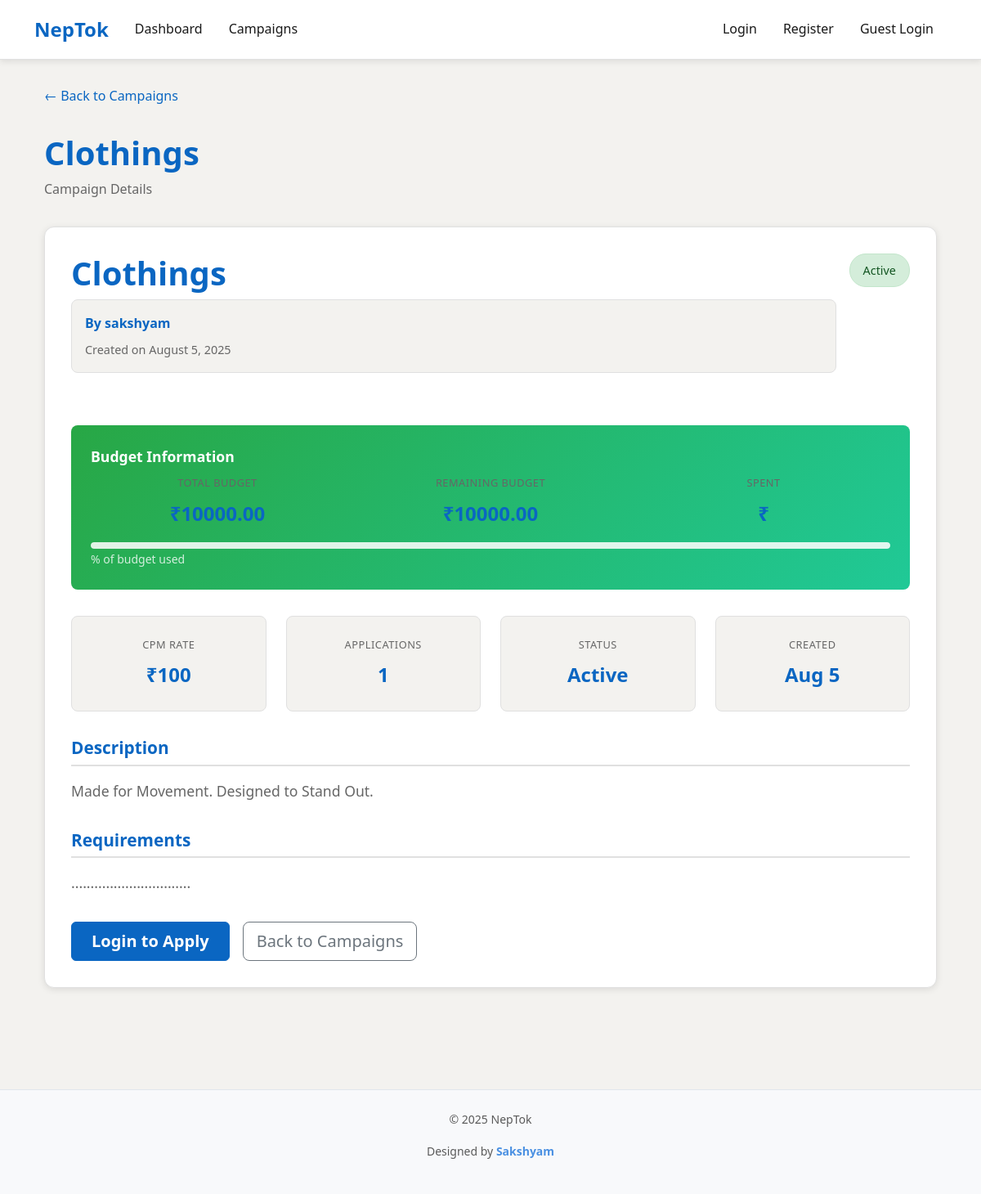
The page /campaign/2/ on the database its author committed.
### main/models.py (models this page shows, shortened)
class Campaign(models.Model):
    STATUS_CHOICES = [
        ('active', 'Active'),
        ('paused', 'Paused'),
        ('completed', 'Completed'),
        ('draft', 'Draft'),
    ]
    advertiser = models.ForeignKey(UserProfile, on_delete=models.CASCADE, related_name='campaigns')
    title = models.CharField(max_length=200)
    description = models.TextField()
    requirements = models.TextField()
    budget = models.DecimalField(max_digits=10, decimal_places=2)
    status = models.CharField(max_length=20, choices=STATUS_CHOICES, default='draft')
    is_public = models.BooleanField(default=True)
    created_at = models.DateTimeField(auto_now_add=True)
    updated_at = models.DateTimeField(auto_now=True)
    def get_applications_count(self):
        return self.applications.count()
    def get_remaining_budget(self):
        total_spent = self.applications.filter(status='approved').aggregate(
            total=models.Sum('earnings')
        )['total'] or Decimal('0.00')
        return self.budget - total_spent

class UserProfile(models.Model):
    USER_TYPES = [
        ('advertiser', 'Advertiser'),
        ('creator', 'Creator'),
        ('guest', 'Guest'),
    ]
    user = models.OneToOneField(User, on_delete=models.CASCADE)
    user_type = models.CharField(max_length=20, choices=USER_TYPES, default='guest')
    bio = models.TextField(blank=True, null=True)
    tiktok_handle = models.CharField(max_length=100, blank=True, null=True)
    total_views = models.IntegerField(default=0)
    total_earnings = models.DecimalField(max_digits=10, decimal_places=2, default=0.00)
    created_at = models.DateTimeField(auto_now_add=True)
    updated_at = models.DateTimeField(auto_now=True)

### main/views.py (the view)
# urls.py: path('campaign/<int:campaign_id>/', views.campaign_detail, name='campaign_detail'),
def campaign_detail(request, campaign_id):
    campaign = get_object_or_404(Campaign, id=campaign_id, is_public=True)
    user_profile = None
    if request.user.is_authenticated:
        try:
            user_profile = request.user.userprofile
        except UserProfile.DoesNotExist:
            pass
    context = {
        'campaign': campaign,
        'user_profile': user_profile,
        'is_guest': request.session.get('guest_mode', False)
    }
    return render(request, 'main/campaign_detail.html', context)

### main/templates/main/campaign_detail.html (shortened to what this page needs)
{% extends 'main/base.html' %}
{% block content %}
<div class="container">
    <a href="{% url 'campaigns' %}" class="back-link">
        ← Back to Campaigns
    </a>
    <div class="campaign-detail-header">
        <h1 class="campaign-title">{{ campaign.title }}</h1>
        <p class="campaign-subtitle">Campaign Details</p>
    </div>
    <div class="campaign-detail-card">
        <div class="campaign-header">
            <div class="campaign-title-section">
                <h2 class="campaign-title">{{ campaign.title }}</h2>
                <div class="advertiser-info">
                    <div class="advertiser-name">By {{ campaign.advertiser.user.username }}</div>
                    <div class="campaign-date">Created on {{ campaign.created_at|date:"F j, Y" }}</div>
                </div>
            </div>
            <span class="campaign-status">{{ campaign.status }}</span>
        </div>
        <div class="budget-info">
            <div class="budget-title">Budget Information</div>
            <div class="row">
                <div class="col-md-4">
                    <div class="meta-item" style="background: transparent; border: none; padding: 0;">
                        <div class="meta-label">Total Budget</div>
                        <div class="meta-value">₹{{ campaign.budget }}</div>
                    </div>
                </div>
                <div class="col-md-4">
                    <div class="meta-item" style="background: transparent; border: none; padding: 0;">
                        <div class="meta-label">Remaining Budget</div>
                        <div class="meta-value">₹{{ campaign.get_remaining_budget }}</div>
                    </div>
                </div>
                <div class="col-md-4">
                    <div class="meta-item" style="background: transparent; border: none; padding: 0;">
                        <div class="meta-label">Spent</div>
                        <div class="meta-value">₹{{ campaign.budget|add:"-"|add:campaign.get_remaining_budget }}</div>
                    </div>
                </div>
            </div>
            <div class="budget-progress">
                {% widthratio campaign.budget|add:"-"|add:campaign.get_remaining_budget campaign.budget 100 as spent_percentage %}
                <div class="progress-bar">
                    <div class="progress-fill" style="width: {{ spent_percentage }}%"></div>
                </div>
                <small style="opacity: 0.8;">{{ spent_percentage }}% of budget used</small>
            </div>
        </div>
        <div class="campaign-meta-grid">
            <div class="meta-item">
                <div class="meta-label">CPM Rate</div>
                                        <div class="meta-value">₹100</div>
            </div>
            <div class="meta-item">
                <div class="meta-label">Applications</div>
                <div class="meta-value">{{ campaign.get_applications_count }}</div>
            </div>
            <div class="meta-item">
                <div class="meta-label">Status</div>
                <div class="meta-value">{{ campaign.status|title }}</div>
            </div>
            <div class="meta-item">
                <div class="meta-label">Created</div>
                <div class="meta-value">{{ campaign.created_at|date:"M j" }}</div>
            </div>
        </div>
        <div class="campaign-section">
            <h3 class="section-title">Description</h3>
            <div class="section-content">
                {{ campaign.description|linebreaks }}
            </div>
        </div>
        <div class="campaign-section">
            <h3 class="section-title">Requirements</h3>
            <div class="section-content">
                {{ campaign.requirements|linebreaks }}
            </div>
        </div>
        <div class="campaign-actions">
            {% if user_profile and user_profile.user_type == 'creator' %}
                <a href="{% url 'apply_campaign' campaign.id %}" class="btn btn-primary btn-lg">Apply Now</a>
            {% elif is_guest %}
                <a href="{% url 'register' %}" class="btn btn-primary btn-lg">Sign Up to Apply</a>
            {% elif not user_profile %}
                <a href="{% url 'login' %}" class="btn btn-primary btn-lg">Login to Apply</a>
            {% else %}
                <a href="{% url 'register' %}" class="btn btn-primary btn-lg">Create Creator Account</a>
            {% endif %}
            <a href="{% url 'campaigns' %}" class="btn btn-outline-secondary btn-lg">Back to Campaigns</a>
        </div>
    </div>
</div>
{% endblock %}

### main/templates/main/base.html (shortened to what this page needs)
<!DOCTYPE html>
<html lang="en">
<head>
    <link href="https://cdn.jsdelivr.net/npm/bootstrap@5.3.0/dist/css/bootstrap.min.css" rel="stylesheet">
</head>
<body>
    <nav class="navbar navbar-expand-lg">
        <div class="container">
            <a class="navbar-brand" href="{% url 'home' %}">NepTok</a>
            <div class="collapse navbar-collapse" id="navbarNav">
                <ul class="navbar-nav me-auto">
                    <li class="nav-item">
                        <a class="nav-link" href="{% url 'dashboard' %}">Dashboard</a>
                    </li>
                    <li class="nav-item">
                        <a class="nav-link" href="{% url 'campaigns' %}">Campaigns</a>
                    </li>
                </ul>
                <ul class="navbar-nav">
                    {% if user.is_authenticated %}
                        <li class="nav-item dropdown">
                            <a class="nav-link dropdown-toggle" href="#" id="navbarDropdown" role="button" data-bs-toggle="dropdown">
                                {{ user.username }}
                            </a>
                            <ul class="dropdown-menu">
                                <li><a class="dropdown-item" href="{% url 'dashboard' %}">Dashboard</a></li>
                                <li><hr class="dropdown-divider"></li>
                                <li><a class="dropdown-item" href="{% url 'logout' %}">Logout</a></li>
                            </ul>
                        </li>
                    {% else %}
                        <li class="nav-item">
                            <a class="nav-link" href="{% url 'login' %}">Login</a>
                        </li>
                        <li class="nav-item">
                            <a class="nav-link" href="{% url 'register' %}">Register</a>
                        </li>
                        <li class="nav-item">
                            <a class="nav-link" href="{% url 'guest_login' %}">Guest Login</a>
                        </li>
                    {% endif %}
                </ul>
            </div>
        </div>
    </nav>
    <div class="main-content">
        <div class="container">
            {% block content %}
            {% endblock %}
        </div>
    </div>
    <footer class="neptok-footer">
  <div class="footer-container">
    <p>&copy; 2025 NepTok</p>
    <p>Designed by <span class="designer-name">Sakshyam</span></p>
  </div>
</footer>
</body>
</html>

### main/templates/main/base.html (style rules this page uses)
:root { --bg-primary: #f3f2ef; --bg-secondary: #ffffff; --text-primary: #191919; --text-secondary: #666666; --accent-color: #0a66c2; --border-color: #e0e0e0; --hover-bg: #f8f9fa; --shadow: 0 2px 8px rgba(0,0,0,0.1); --shadow-hover: 0 4px 12px rgba(0,0,0,0.15); }
body { background-color: var(--bg-primary); color: var(--text-primary); font-family: "Segoe UI", "Helvetica Neue", "System UI", -apple-system, BlinkMacSystemFont, sans-serif; line-height: 1.6; }
.navbar { background-color: var(--bg-secondary) !important; border-bottom: 1px solid var(--border-color); box-shadow: var(--shadow); padding: 0.75rem 0; }
.navbar-brand { color: var(--accent-color) !important; font-weight: 600; font-size: 1.5rem; }
.navbar-nav .nav-link { color: var(--text-primary) !important; font-weight: 500; padding: 0.5rem 1rem !important; border-radius: 6px; transition: all 0.2s ease; }
.btn-primary { background-color: var(--accent-color); border-color: var(--accent-color); color: white; font-weight: 600; border-radius: 6px; padding: 0.5rem 1.5rem; transition: all 0.2s ease; }
.main-content { min-height: calc(100vh - 200px); padding: 2rem 0; }
.neptok-footer { background-color: #f8f9fb; color: #5a5a5a; font-size: 14px; text-align: center; padding: 25px 10px; border-top: 1px solid #e0e6ed; margin-top: 60px; }
.footer-container { max-width: 1200px; margin: 0 auto; }
.neptok-footer .designer-name { color: #4a90e2; font-weight: 600; }

### main/templates/main/campaign_detail.html (style rules this page uses)
.campaign-detail-header { margin-bottom: 2rem; }
.campaign-title { color: var(--accent-color); font-size: 2.5rem; font-weight: bold; margin-bottom: 0.5rem; }
.campaign-subtitle { color: var(--text-secondary); font-weight: 500; }
.campaign-detail-card { background: var(--bg-secondary); border: 1px solid var(--border-color); border-radius: 12px; padding: 2rem; margin-bottom: 2rem; box-shadow: var(--shadow); }
.campaign-header { display: flex; justify-content: space-between; align-items: flex-start; margin-bottom: 2rem; flex-wrap: wrap; gap: 1rem; }
.campaign-title-section { flex: 1; min-width: 300px; }
.campaign-status { padding: 0.5rem 1rem; border-radius: 20px; font-size: 0.9rem; font-weight: 500; background-color: #d4edda; color: #155724; border: 1px solid #c3e6cb; text-transform: capitalize; }
.campaign-meta-grid { display: grid; grid-template-columns: repeat(auto-fit, minmax(200px, 1fr)); gap: 1.5rem; margin-bottom: 2rem; }
.meta-item { background: var(--bg-primary); border: 1px solid var(--border-color); border-radius: 8px; padding: 1.5rem; text-align: center; }
.meta-label { font-size: 0.8rem; color: var(--text-secondary); text-transform: uppercase; letter-spacing: 0.5px; font-weight: 500; margin-bottom: 0.5rem; }
.meta-value { font-size: 1.5rem; font-weight: bold; color: var(--accent-color); }
.budget-info { background: linear-gradient(135deg, #28a745 0%, #20c997 100%); color: white; border-radius: 8px; padding: 1.5rem; margin-bottom: 2rem; }
.budget-title { font-size: 1.1rem; font-weight: bold; margin-bottom: 0.5rem; }
.budget-progress { margin-top: 1rem; }
.progress-bar { height: 8px; background: rgba(255, 255, 255, 0.3); border-radius: 4px; overflow: hidden; }
.progress-fill { height: 100%; background: rgba(255, 255, 255, 0.8); border-radius: 4px; transition: width 0.3s ease; }
.campaign-section { margin-bottom: 2rem; }
.section-title { color: var(--accent-color); font-weight: bold; font-size: 1.3rem; margin-bottom: 1rem; border-bottom: 2px solid var(--border-color); padding-bottom: 0.5rem; }
.section-content { color: var(--text-secondary); line-height: 1.7; font-size: 1.1rem; }
.campaign-actions { display: flex; gap: 1rem; flex-wrap: wrap; margin-top: 2rem; }
.back-link { color: var(--accent-color); text-decoration: none; font-weight: 500; display: inline-flex; align-items: center; gap: 0.5rem; margin-bottom: 2rem; }
.advertiser-info { background: var(--bg-primary); border: 1px solid var(--border-color); border-radius: 8px; padding: 1rem; margin-bottom: 2rem; }
.advertiser-name { color: var(--accent-color); font-weight: bold; margin-bottom: 0.5rem; }
.campaign-date { color: var(--text-secondary); font-size: 0.9rem; }

### rows shown on the page
Campaign: title "Clothings", advertiser.user.username "sakshyam", created_at "August 5, 2025", status "Active", budget "10000.00", get_remaining_budget "10000.00", get_applications_count "1", created_at "Aug 5", description "Made for Movement. Designed to Stand Out.", requirements "..............................."
